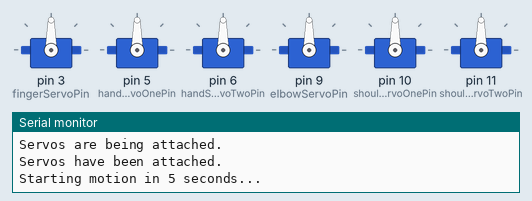
Bench run of a sketch on a simulated Arduino Uno, built with avr-gcc and run on an emulated ATmega328P. Parts: 6 × servo, the last lines printed to the serial monitor.

Above: at 0.1 s.
At 5.08 s:
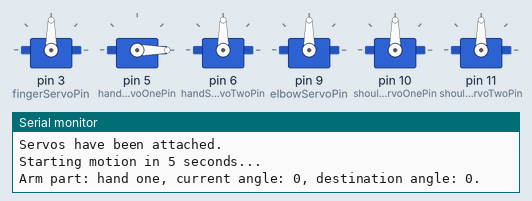
At 18.28 s:
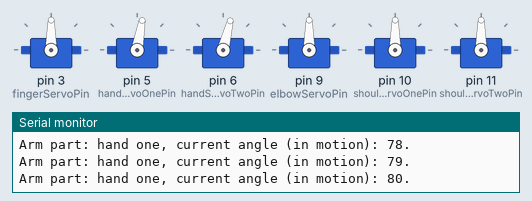
At 39.83 s:
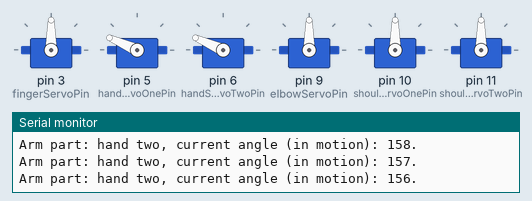
Timing chart, 0 to 40.0 s (numbered marks = the images above):
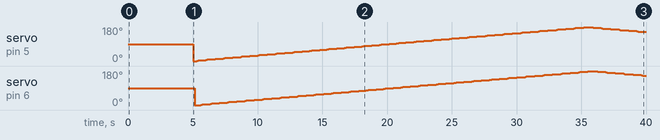

The sketch:

Robot_Arm.ino
```cpp
/**
 *  This program is developed and written by Børre A. Opedal Lunde.
 *  Creation date: 2018
 *  Last updated:  04.03.2019
 */

#include <Servo.h>

Servo fingerServo, handServoOne, handServoTwo, elbowServo, shoulderServoOne, shoulderServoTwo;

byte fingerServoAngle, handServoOneAngle, handServoTwoAngle, elbowServoAngle, shoulderServoOneAngle, shoulderServoTwoAngle;
const byte fingerServoPin = 3;
const byte handServoOnePin = 5;
const byte handServoTwoPin = 6;
const byte elbowServoPin = 9;
const byte shoulderServoOnePin = 10;
const byte shoulderServoTwoPin = 11;

const byte MOTION_INTERVAL = 0;
const byte MAX_ANGLE = 180;
const byte MIN_ANGLE = 0;

/**
   Writes all respective angles to all servo motors.
*/
void updateAngles() {
  fingerServo.write(fingerServoAngle);
  handServoOne.write(handServoOneAngle);
  handServoTwo.write(handServoTwoAngle);
  elbowServo.write(elbowServoAngle);
  shoulderServoOne.write(shoulderServoOneAngle);
  shoulderServoTwo.write(shoulderServoTwoAngle);
}

/**
   Attaches the servo motor objects with the respective pin numbers.
*/
void attachServos() {
  fingerServo.attach(fingerServoPin);
  handServoOne.attach(handServoOnePin);
  handServoTwo.attach(handServoTwoPin);
  elbowServo.attach(elbowServoPin);
  shoulderServoOne.attach(shoulderServoOnePin);
  shoulderServoTwo.attach(shoulderServoTwoPin);
}

/**
   Returns a servo motor object based on its pin number.
   @param servoPin
          The pin number of the servo motor.
*/
Servo getServo(const byte servoPin) {
  switch (servoPin) {
    case fingerServoPin:
      return fingerServo;
    case handServoOnePin:
      return handServoOne;
    case handServoTwoPin:
      return handServoTwo;
    case elbowServoPin:
      return elbowServo;
    case shoulderServoOnePin:
      return shoulderServoOne;
    case shoulderServoTwoPin:
      return shoulderServoTwo;
  }
}

/**
   Returns a servo motor name based on its servo motor pin number.
   @param servoPin
          The pin number of the servo motor.
*/
String getServoName(const byte servoPin) {
  switch (servoPin) {
    case fingerServoPin:
      return "fingers";
    case handServoOnePin:
      return "hand one";
    case handServoTwoPin:
      return "hand two";
    case elbowServoPin:
      return "elbow";
    case shoulderServoOnePin:
      return "shoulder one";
    case shoulderServoTwoPin:
      return "shoulder two";
  }
}

/**
   Returns the angle of an arm part (servo motor).
   @param servoPin
          The pin number of the servo motor.
*/
byte getArmPartAngle(const byte servoPin) {
  switch (servoPin) {
    case fingerServoPin:
      return fingerServoAngle;
    case handServoOnePin:
      return handServoOneAngle;
    case handServoTwoPin:
      return handServoTwoAngle;
    case elbowServoPin:
      return elbowServoAngle;
    case shoulderServoOnePin:
      return shoulderServoOneAngle;
    case shoulderServoTwoPin:
      return shoulderServoTwoAngle;
  }
}

/**
   Sets the angle of an arm part (servo motor).
   @param servoPin
          The pin number of the servo motor.
   @param angle
          The angle that is set to servo motor.
*/
void setArmPartAngle(const byte servoPin, const byte angle) {
  switch (servoPin) {
    case fingerServoPin:
      fingerServoAngle = angle;
      break;
    case handServoOnePin:
      handServoOneAngle = angle;
      break;
    case handServoTwoPin:
      handServoTwoAngle = angle;
      break;
    case elbowServoPin:
      elbowServoAngle = angle;
      break;
    case shoulderServoOnePin:
      shoulderServoOneAngle = angle;
      break;
    case shoulderServoTwoPin:
      shoulderServoTwoAngle = angle;
      break;
  }
}

/**
   Writes an angle to a servo motor.
   @param servoPin
          The pin number of the servo motor.
   @param angle
          The angle to be written to the servo motor.
*/
void writeToServo(const byte servoPin, const byte angle) {
  switch (servoPin) {
    case fingerServoPin:
      fingerServo.write(angle);
      break;
    case handServoOnePin:
      handServoOne.write(angle);
      break;
    case handServoTwoPin:
      handServoTwo.write(angle);
      break;
    case elbowServoPin:
      elbowServo.write(angle);
      break;
    case shoulderServoOnePin:
      shoulderServoOne.write(angle);
      break;
    case shoulderServoTwoPin:
      shoulderServoTwo.write(angle);
      break;
  }
}

/**
   Moves a part (servo motor) of the arm to a certain angle.
   @param servoPin
          The pin number of the servo motor.
   @param destinationAngle
          The angle the servo motor will go to.
*/
void moveArmPart(const byte servoPin, const byte destinationAngle) {
  const String servoName = getServoName(servoPin);
  const byte previousAngle = getArmPartAngle(servoPin);

  Serial.println("Arm part: " + servoName + ", current angle: " + (String) previousAngle + ", destination angle: " + (String) destinationAngle + ".");

  if (destinationAngle > previousAngle) {
    for (int currentAngle = previousAngle; currentAngle <= destinationAngle; currentAngle += 1) {
      if (currentAngle > MAX_ANGLE) currentAngle = MAX_ANGLE;
      setArmPartAngle(servoPin, currentAngle);
      writeToServo(servoPin, currentAngle);
      Serial.println("Arm part: " + servoName + ", current angle (in motion): " + (String) currentAngle + ".");
      delay(MOTION_INTERVAL);
    }
  } else {
    for (int currentAngle = previousAngle; currentAngle >= destinationAngle; currentAngle -= 1) {
      if (currentAngle < MIN_ANGLE) currentAngle = MIN_ANGLE;
      setArmPartAngle(servoPin, currentAngle);
      writeToServo(servoPin, currentAngle);
      Serial.println("Arm part: " + servoName + ", current angle (in motion): " + (String) currentAngle + ".");
      delay(MOTION_INTERVAL);
    }
  }
}

/**
   Resets the angles of all servo motors
   of the robot arm to the min. angle (zero).
*/
void reset() {
  moveArmPart(fingerServoPin, MIN_ANGLE);
  moveArmPart(handServoOnePin, MIN_ANGLE);
  moveArmPart(handServoTwoPin, MIN_ANGLE);
  moveArmPart(elbowServoPin, MIN_ANGLE);
  moveArmPart(shoulderServoOnePin, MIN_ANGLE);
  moveArmPart(shoulderServoTwoPin, MIN_ANGLE);
}

/**
   A twist motion for robot arm testing purposes.
   The hand twists back and forth.
*/
void twist() {
  for (int i = 0; i < 10; i++) {
    for (int j = 0; j < 180; j += 4) {
      moveArmPart(handServoOnePin, j);
      moveArmPart(handServoTwoPin, j);
    }
    for (int j = 180; j > 0; j -= 4) {
      moveArmPart(handServoOnePin, j);
      moveArmPart(handServoTwoPin, j);
    }
  }
}

/**
   Setup method, necessary startup processes are run.
   The robot arm is controlled in this function.
*/
void setup() {
  Serial.begin(9600);
  Serial.println("Servos are being attached.");
  attachServos();
  Serial.println("Servos have been attached.\nStarting motion in 5 seconds...");
  delay(5000);
  twist();
}

/**
   Loop is not used in this program.
*/
void loop() {}
```
